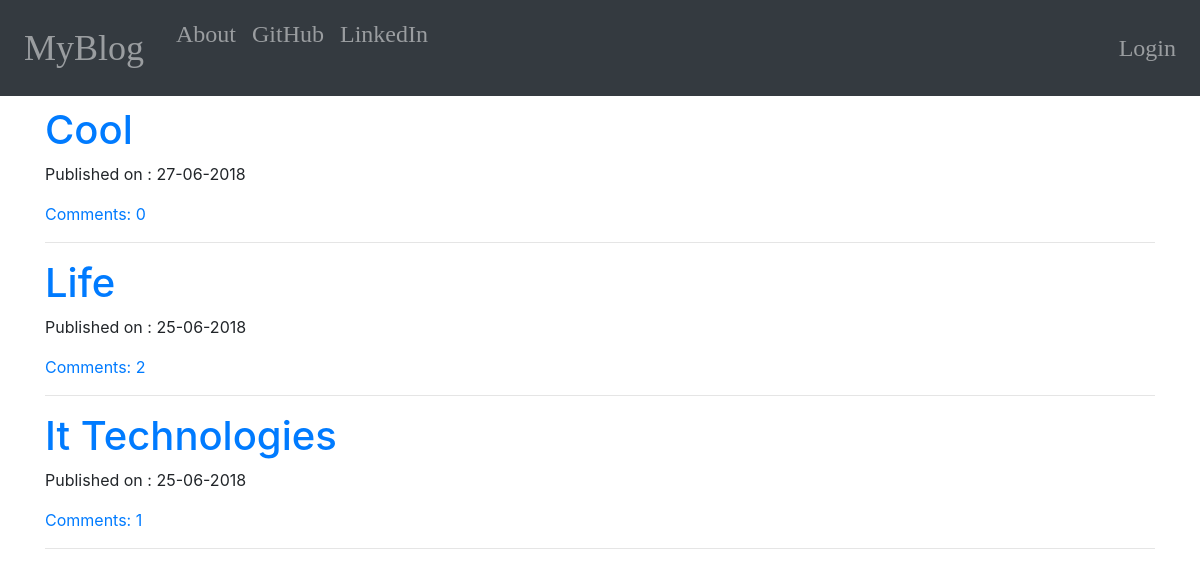
The page / on the database its author committed.
### blog/models.py (models this page shows, shortened)
class Post(models.Model):
    author = models.ForeignKey('auth.User', on_delete=models.CASCADE)
    title = models.CharField(max_length=200)
    text = models.TextField()
    create_date = models.DateTimeField(default=timezone.now)
    publish_date = models.DateTimeField(blank=True, null=True)
    def approve_comments(self):
        return self.comments.filter(approved_comment=True)

### blog/views.py (the view)
# urls.py: url(r'^$', views.PostListView.as_view(), name='post_list'),
class PostListView(ListView):
    model = Post
    def get_queryset(self):
        return Post.objects.filter(publish_date__lte=timezone.now()).order_by('-publish_date')

### blog/templates/blog/post_list.html
<!DOCTYPE html>
{% extends "blog/base.html" %}
{% block content %}
    <div class="centerstage">
    {% for post in post_list %}
        <div class="post_design" >
            <h1 class="loader">
            <a href="{% url "blog:post_detail" pk=post.pk %}">{{post.title|title}}</a>
        </h1>
        <div class="date">
            <p>Published on : {{ post.publish_date|date:'d-m-Y'}}</p>
        </div>
        <a href="{% url "blog:post_detail" pk=post.pk %}">Comments: {{ post.approve_comments.count }}</a>
        <hr>
        </div>
    {% endfor %}
    </div>
{% endblock %}

### blog/templates/blog/base.html (shortened to what this page needs)
<!DOCTYPE html>
{% load staticfiles %}
<html lang="en">
<head>
    <link href="{% static 'css/bootstrap.css' %}" rel="stylesheet">
    <link href="{% static 'css/medium-editor.min.css' %}" rel="stylesheet">
    <link href="{% static 'css/blog.css' %}" rel="stylesheet">
</head>
<body>
<nav class="navbar navbar-expand-sm bg-dark navbar-dark techfonts custom-navbar">
  <ul class="navbar-nav">
    <li class="navbar-brand bigbrand">
      <a class="nav-link" href="{% url "blog:post_list" %}">MyBlog</a>
    </li>
    <li class="nav-item">
      <a class="nav-link" href="{% url "blog:about" %}">About</a>
    </li>
    <li class="nav-item">
      <a class="nav-link" href="https://www.github.com">GitHub</a>
    </li>
    <li class="nav-item">
      <a class="nav-link" href="https://www.linkedin.com">LinkedIn</a>
    </li>
  </ul>
    <ul class="navbar-nav ml-auto">
    {% if user.is_authenticated %}
        <li class="nav-item" >
        <a class="nav-link" href="{% url 'blog:post_new'%}">New Post</a>
        </li>
         <li class="nav-item" >
        <a class="nav-link" href="{% url 'blog:post_draft_list'%}">Drafts</a>
        </li>
         <li class="nav-item" >
        <a class="nav-link" href="{% url 'logout'%}">Logout</a>
        </li>
        <li class="nav-item" >
        <a class="nav-link" >Welcome {{ user.username }}</a>
        </li>
    {% else %}
         <li class="nav-item" >
        <a class="nav-link" href="{% url 'login' %}" >Login</a>
        </li>
    {% endif %}
    </ul>
</nav>
<div class="container content ">
    {% block content %}
    {% endblock %}
</div>
</body>
</html>

### blog/static/css/blog.css (style rules this page uses)
.techfonts { font-family: 'Source Serif Pro', serif; font-size: 1.5em; margin-bottom: 10px; }
.bigbrand { font-size: 1.5em; }
.centerstage { margin-left: auto; margin-right: auto; }
.loader { filter:hue-rotate(0deg); color:linear-gradient(45deg,#0f8,#08f); animation:hue 10000ms infinite linear; }

### rows shown on the page
Post: title "Cool", publish_date "27-06-2018", approve_comments.count "0"
Post: title "Life", publish_date "25-06-2018", approve_comments.count "2"
Post: title "It Technologies", publish_date "25-06-2018", approve_comments.count "1"
